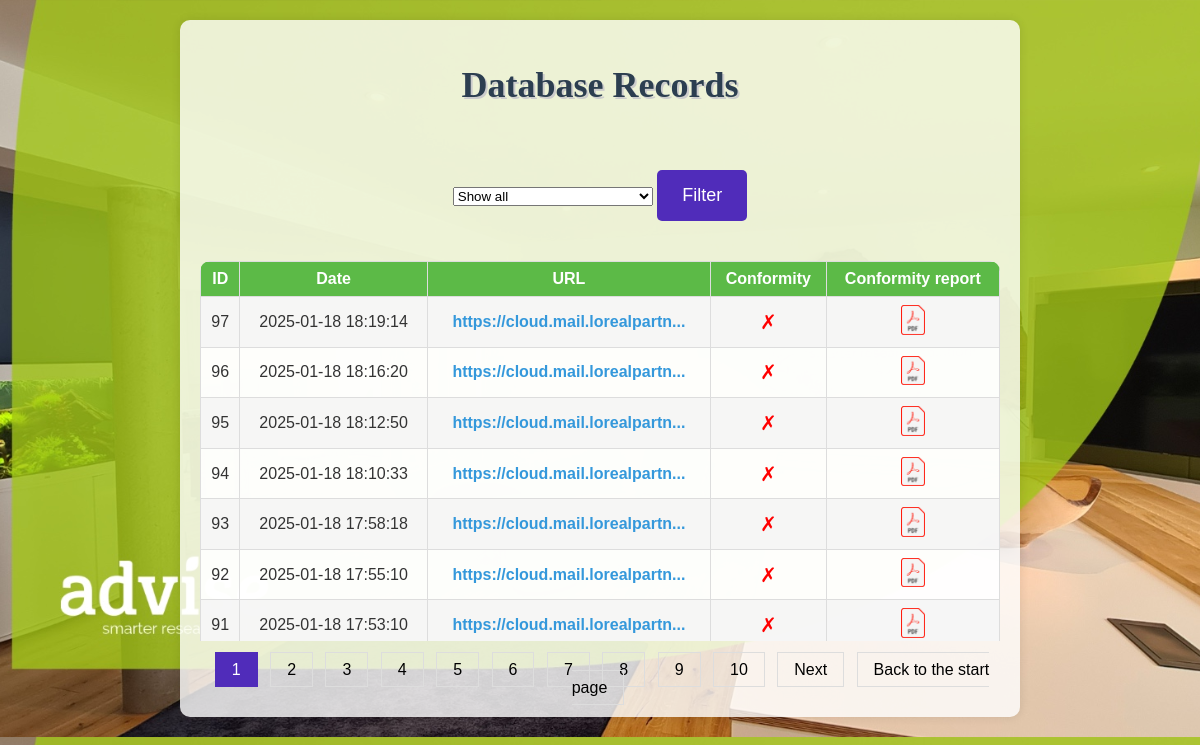
The page /database on the database its author committed.
### tables this page shows
CREATE TABLE compliance (
                id INTEGER PRIMARY KEY AUTOINCREMENT,
                date DATETIME DEFAULT (datetime('now', 'localtime')),
                url TEXT NOT NULL,
                conformity TEXT NOT NULL,
                conformity_details BLOB NOT NULL
            );

### app.py (the view)
@app.route('/database', methods=['GET'])
def database():
    page = request.args.get('page', 1, type=int)
    selected_url = request.args.get('url', 'all', type=str)
    per_page = 10
    offset = (page - 1) * per_page
    customers_query = "SELECT DISTINCT url FROM compliance"
    customers = execute_query(customers_query)
    if selected_url == 'all':
        query = "SELECT * FROM compliance ORDER BY id DESC LIMIT ? OFFSET ?"
        params = (per_page, offset)
    else:
        query = "SELECT * FROM compliance WHERE url = ? ORDER BY id DESC LIMIT ? OFFSET ?"
        params = (selected_url, per_page, offset)
    compliance = execute_query(query, params)
    total_records_query = "SELECT COUNT(*) FROM compliance"
    total_records = execute_query(total_records_query)[0][0]
    total_pages = (total_records + per_page - 1) // per_page
    return render_template('database.html', records=compliance, page=page, total_pages=total_pages, customers=customers, selected_url=selected_url)

### app.py (called while the page is built)
def execute_query(query, params=()):
    conn = sqlite3.connect('compliance.db')
    cursor = conn.cursor()
    cursor.execute(query, params)
    results = cursor.fetchall()
    conn.close()
    return results

### templates/database.html (shortened to what this page needs)
<!DOCTYPE html>
<html lang="en">
<head>
</head>
<body>
    <div class="container">
        <h1>Database Records</h1>
        <form method="GET" action="{{ url_for('database') }}">
            <select name="url">
                <option value="all" {% if selected_url == 'all' %}selected{% endif %}>Show all</option>
            </select>
            <button type="submit">Filter</button>
        </form>
        <div class="table-container">
            <table>
                <tr>
                    <th>ID</th>
                    <th>Date</th>
                    <th>URL</th>
                    <th>Conformity</th>
                    <th>Conformity report</th>
                </tr>
                {% for record in records %}
                <tr>
                    <td>{{ record[0] }}</td>
                    <td>{{ record[1] }}</td>
                    <td>
                        <div class="tooltip">
                            <a href="{{ record[2] }}" class="url">{{ record[2][:30] }}...</a>
                        </div>
                    </td>
                    <td>
                        {% if record[3] == 'Yes' %}
                            <span class="conformity-yes">✓</span>
                        {% else %}
                            <span class="conformity-no">✗</span>
                        {% endif %}
                    </td>
                    <td>
                        <a href="{{ url_for('download', id=record[0]) }}">
                            <img src="/static/PDF.png" alt="PDF" class="pdf-logo">
                        </a>
                    </td>
                </tr>
                {% endfor %}
            </table>
        </div>
        <div class="pagination">
            {% for p in range(1, total_pages + 1) %}
                <a href="{{ url_for('database', page=p, url=selected_url) }}" class="{% if p == page %}active{% endif %}">{{ p }}</a>
            {% endfor %}
            {% if page < total_pages %}
                <a href="{{ url_for('database', page=page+1, url=selected_url) }}">Next</a>
            {% endif %}
            <a href="{{ url_for('index') }}" class=button>Back to the start page</a>
        </div>
    </div>
</body>
</html>

### templates/database.html (style rules this page uses)
body { font-family: Arial, sans-serif; background-image: url('/static/advise.jpg'); background-size: cover; background-position: center; text-align: center; margin: 0; padding: 20px; color: #333; }
.container { max-width: 800px; margin: 0 auto; padding: 20px; background-color: rgba(255, 255, 255, 0.8); border-radius: 10px; box-shadow: 0 0 10px rgba(0, 0, 0, 0.1); }
table { width: 100%; border-collapse: collapse; margin-top: 20px; background-color: rgba(255, 255, 255, 0.9); border-radius: 10px; overflow: hidden; }
th, td { border: 1px solid #ddd; padding: 8px; text-align: center; }
th { background-color: #5cba47; color: white; }
tr:nth-child(even) { background-color: rgba(242, 242, 242, 0.7); }
.conformity-no { color: red; font-size: 20px; }
h1 { font-family: 'Georgia', serif; font-size: 36px; color: #2c3e50; text-shadow: 2px 2px #cccccc; }
.pdf-logo { width: 24px; height: auto; cursor: pointer; }
.url { text-decoration: none; color: #3498db; font-weight: bold; }
.tooltip { position: relative; display: inline-block; }
.table-container { max-height: 400px; overflow-y: scroll; margin-top: 20px; }
.pagination { margin-top: 20px; }
.pagination a { color: black; padding: 8px 16px; text-decoration: none; border: 1px solid #ddd; margin: 0 4px; }
.pagination a.active { background-color: #502cba; color: white; border: 1px solid #502cba; }
select[name="url"] { width: 200px; overflow: hidden; white-space: nowrap; }
button { padding: 15px 25px; font-size: 18px; margin-top: 40px; background-color: #502cba; color: white; border: none; border-radius: 5px; cursor: pointer; }

### rows shown on the page
compliance: id "97", date "2025-01-18 18:19:14", url "https://cloud.mail.lorealpartn"
compliance: id "96", date "2025-01-18 18:16:20", url "https://cloud.mail.lorealpartn"
compliance: id "95", date "2025-01-18 18:12:50", url "https://cloud.mail.lorealpartn"
compliance: id "94", date "2025-01-18 18:10:33", url "https://cloud.mail.lorealpartn"
compliance: id "93", date "2025-01-18 17:58:18", url "https://cloud.mail.lorealpartn"
compliance: id "92", date "2025-01-18 17:55:10", url "https://cloud.mail.lorealpartn"
compliance: id "91", date "2025-01-18 17:53:10", url "https://cloud.mail.lorealpartn"

### other values the page prints
{{ p }} "1" "2" "3" "4" "5" "6" "7" "8" "9" "10"
